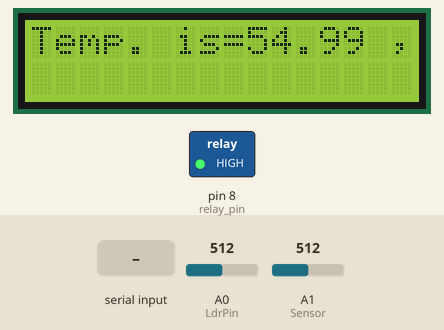
Bench run of a sketch on a simulated Arduino Uno, built with avr-gcc and run on an emulated ATmega328P. Shown: 16×2 character LCD, switched loads named in the sketch (green lamp = pin HIGH). The inputs (shaded band) are chosen by the test bench; at power-on: A0 (LdrPin) = 512, A1 (Sensor) = 512. The modem accepts every AT command (registered, SIM ready, sends succeed) and sends nothing else; what the sketch prints to the serial monitor is not drawn.

Above: at 1.8 s.
1.9 s: A0 (LdrPin) set to 690
8.3 s: A0 (LdrPin) set to 711
At 8.6 s:
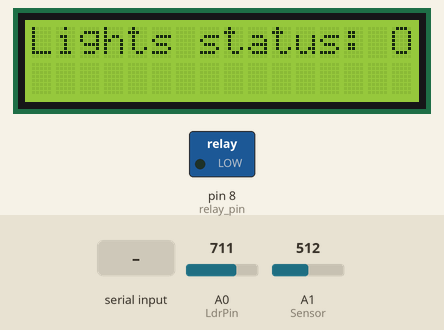
13.8 s: "Led_off" received over the second serial link
At 17.3 s:
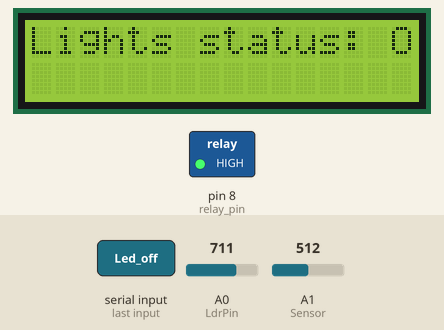
19.2 s: A1 (Sensor) set to 710
At 21.2 s:
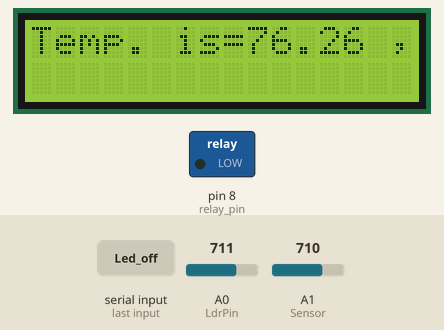
23.3 s: A1 (Sensor) set to 716
At 25.6 s:
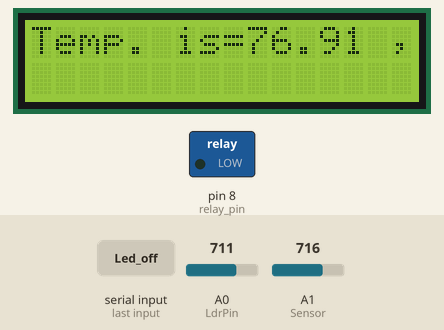
27.3 s: "Led_on" received over the second serial link
Timing chart, 0 to 30.3 s (numbered marks = the images above; inputs shaded):
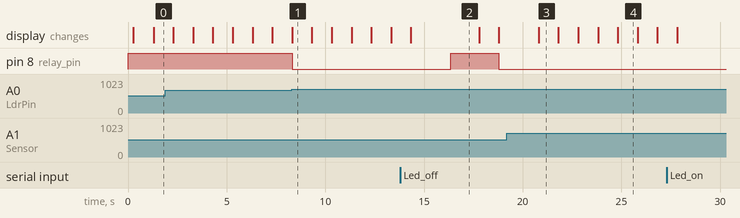

The sketch:

FINAL_HOME_AUTOMATION.ino
```cpp
#include <LiquidCrystal.h>
#include <SoftwareSerial.h> // Library for using serial communication
SoftwareSerial SIM900(10, 11); // Pins 10, 11 are used as used as software serial pins
LiquidCrystal lcd(2,3,4,5,6,7);  // sets the interfacing pins

String incomingData;   // for storing incoming serial data
String message = "";   // A String for storing the message
int relay_pin = 8;    // Initialized a pin for relay module for LED
int relay_pin1 = 9;    // Initialized a pin for relay module for LM35
float LdrPin=A0;
float Sensor=A1;
float tempc;
float tempf;
float vout;

void setup()
{
  Serial.begin(115200); // baudrate for serial monitor
  SIM900.begin(19200); // baudrate for GSM shield

  pinMode(relay_pin, OUTPUT);   // Setting erlay pin as output pin
  digitalWrite(relay_pin, HIGH);  // Making relay pin initailly low for LED
  digitalWrite(relay_pin1, HIGH);  // Making relay pin initailly low for LM35

  // set SMS mode to text mode
  SIM900.print("AT+CMGF=1\r");
  delay(100);

  // set gsm module to tp show the output on serial out
  SIM900.print("AT+CNMI=2,2,0,0,0\r");
  delay(100);

  lcd.begin(16,2);  // initializes the 16x2 LCD
  pinMode(LdrPin,INPUT);
  pinMode(Sensor,INPUT);

}

void loop()
{
  //Function for receiving sms
  receive_message();


  // if received command is to turn on relay
  if(incomingData.indexOf("Led_on")>=0)
  {
    digitalWrite(relay_pin, LOW);
    message = "Led is turned ON";
    // Send a sms back to confirm that the relay is turned on
    send_message(message);
  }

  // if received command is to turn off relay
  if(incomingData.indexOf("Led_off")>=0)
  {
    digitalWrite(relay_pin, HIGH);
    message = "Led is turned OFF";
    // Send a sms back to confirm that the relay is turned off
    send_message(message);
  }

          temp_measure();
          check_ldr();
}

void receive_message()
{
  if (SIM900.available() > 0)
  {
    incomingData = SIM900.readString(); // Get the data from the serial port.
    Serial.print(incomingData);
    delay(10);
  }
}

void send_message(String message)
{
  SIM900.println("AT+CMGF=1");    //Set the GSM Module in Text Mode
  delay(100);
  SIM900.println("AT+CMGS=\"+918550901610\""); // Replace it with your mobile number
  delay(100);
  SIM900.println(message);   // The SMS text you want to send
  delay(100);
  SIM900.println((char)26);  // ASCII code of CTRL+Z
  delay(100);
  SIM900.println();
  delay(1000);
}

void check_ldr()
{
  int LdrStatus=analogRead(LdrPin);
  lcd.setCursor(0,0);
  if (LdrStatus <=700)
  {
    digitalWrite(relay_pin, HIGH);
    Serial.println("Lights status: ON");
    lcd.println("Lights status: ON");
    }
    else
    {
      digitalWrite(relay_pin, LOW);
      Serial.println("Lights status: OFF");
      lcd.println("Lights status: OFF");
      }
  delay(1000);
}

void temp_measure()
{
   vout=analogRead(Sensor);
   tempc=(vout/9.31);
   tempf=((tempc*1.8)+32);

   lcd.setCursor(0,0);   //sets the cursor at row 0 colum
   lcd.print("Temp. is=");  // prints 16x2 LCD MODULE
   lcd.print(tempc);  //Prints temprature in degree centigrate
   lcd.print(" , ");
   lcd.print(tempf);  //Prints temprature in farenheit
   delay(1000);
}
```

Measured:
- the behaviour switches between 700 and 701 on A0 (LdrPin) (found by bisection; images 0 and 1)
- after the input at 8.3 s, pin 8 (relay_pin): HIGH → LOW at once
- after the input at 13.8 s, pin 8 (relay_pin): LOW → HIGH after 2.5 s, → LOW 2.4 s later
- after the input at 19.2 s, the display: changes after 1.6 s (image 3)
- after the input at 23.3 s, the display: first differs from a run without the input after 1.5 s (image 4)
- what the display in image 1 shows lasts 1.0 s, from 8.3 s to 9.3 s
- what the display in image 2 shows lasts 3.5 s, from 14.3 s to 17.8 s
